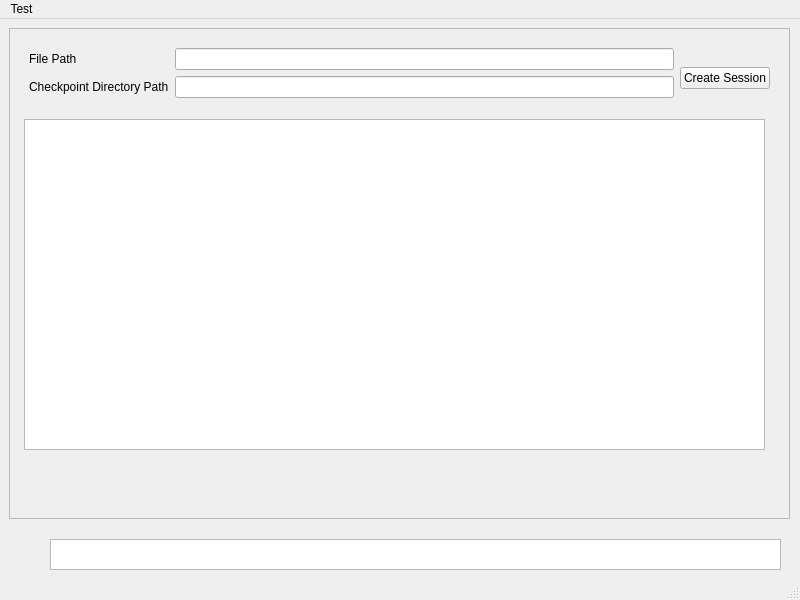
<?xml version="1.0" encoding="UTF-8"?>
<ui version="4.0">
 <class>MainWindow</class>
 <widget class="QMainWindow" name="MainWindow">
  <property name="geometry">
   <rect>
    <x>0</x>
    <y>0</y>
    <width>800</width>
    <height>600</height>
   </rect>
  </property>
  <property name="windowTitle">
   <string>MainWindow</string>
  </property>
  <widget class="QWidget" name="centralwidget">
   <widget class="QWidget" name="verticalLayoutWidget">
    <property name="geometry">
     <rect>
      <x>9</x>
      <y>9</y>
      <width>781</width>
      <height>491</height>
     </rect>
    </property>
    <layout class="QVBoxLayout" name="verticalLayout">
     <item>
      <widget class="QFrame" name="frame">
       <property name="frameShape">
        <enum>QFrame::StyledPanel</enum>
       </property>
       <property name="frameShadow">
        <enum>QFrame::Raised</enum>
       </property>
       <widget class="QWidget" name="horizontalLayoutWidget">
        <property name="geometry">
         <rect>
          <x>20</x>
          <y>20</y>
          <width>741</width>
          <height>61</height>
         </rect>
        </property>
        <layout class="QHBoxLayout" name="horizontalLayout">
         <item>
          <layout class="QFormLayout" name="createSessionForm">
           <item row="0" column="0">
            <widget class="QLabel" name="filePathLabel">
             <property name="text">
              <string>File Path</string>
             </property>
            </widget>
           </item>
           <item row="0" column="1">
            <widget class="QLineEdit" name="filePathLineEdit"/>
           </item>
           <item row="1" column="0">
            <widget class="QLabel" name="checkpointDirectoryPathLabel">
             <property name="text">
              <string>Checkpoint Directory Path</string>
             </property>
            </widget>
           </item>
           <item row="1" column="1">
            <widget class="QLineEdit" name="checkpointDirectoryPathLineEdit"/>
           </item>
          </layout>
         </item>
         <item>
          <widget class="QPushButton" name="Btn_OETest">
           <property name="minimumSize">
            <size>
             <width>0</width>
             <height>0</height>
            </size>
           </property>
           <property name="maximumSize">
            <size>
             <width>100</width>
             <height>16777215</height>
            </size>
           </property>
           <property name="text">
            <string>Create Session</string>
           </property>
          </widget>
         </item>
        </layout>
       </widget>
       <widget class="QTextBrowser" name="Txt_VPBinDataOutput">
        <property name="geometry">
         <rect>
          <x>15</x>
          <y>91</y>
          <width>741</width>
          <height>331</height>
         </rect>
        </property>
       </widget>
      </widget>
     </item>
    </layout>
   </widget>
   <widget class="QTextBrowser" name="statusText">
    <property name="geometry">
     <rect>
      <x>50</x>
      <y>520</y>
      <width>731</width>
      <height>31</height>
     </rect>
    </property>
   </widget>
  </widget>
  <widget class="QMenuBar" name="menubar">
   <property name="geometry">
    <rect>
     <x>0</x>
     <y>0</y>
     <width>800</width>
     <height>20</height>
    </rect>
   </property>
   <widget class="QMenu" name="menuTest">
    <property name="title">
     <string>Test</string>
    </property>
   </widget>
   <addaction name="menuTest"/>
  </widget>
  <widget class="QStatusBar" name="statusbar"/>
  <action name="actionOE_Test">
   <property name="text">
    <string>OE Test</string>
   </property>
   <property name="toolTip">
    <string>Test an Omega Edit Feature</string>
   </property>
   <property name="menuRole">
    <enum>QAction::NoRole</enum>
   </property>
  </action>
 </widget>
 <resources/>
 <connections>
  <connection>
   <sender>Btn_OETest</sender>
   <signal>clicked()</signal>
   <receiver>actionOE_Test</receiver>
   <slot>trigger()</slot>
   <hints>
    <hint type="sourcelabel">
     <x>399</x>
     <y>89</y>
    </hint>
    <hint type="destinationlabel">
     <x>-1</x>
     <y>-1</y>
    </hint>
   </hints>
  </connection>
 </connections>
</ui>
